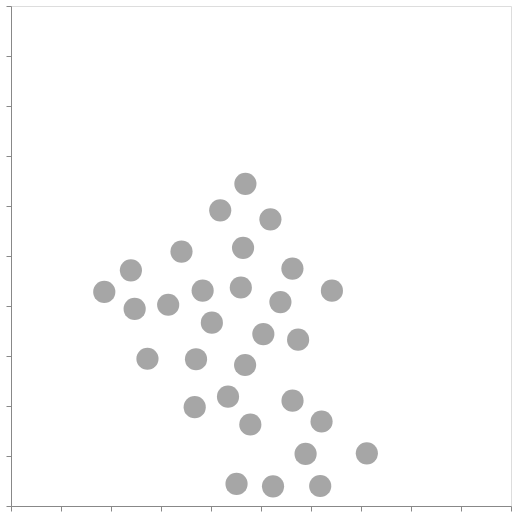

Notebook code for this chart:
### Code cell
# test run 

chart = create_plot(optimization_on=False)[0]
chart.show()
vegalite_to_vega(chart)

### Figure 1 — Vega-Lite specification as saved in the notebook (floating-point values rounded to 4 significant figures)
{"config": {"view": {"continuousWidth": 300, "continuousHeight": 300}}, "data": {"name": "data-ac0a867f4454a9643918cc206e2ea69b"}, "mark": {"type": "point", "color": "gray", "filled": true, "size": 490.9}, "encoding": {"x": {"axis": {"labels": false, "grid": false, "title": null}, "field": "column_0", "scale": {"domain": [0, 500]}, "type": "quantitative"}, "y": {"axis": {"labels": false, "grid": false, "title": null}, "field": "column_1", "scale": {"domain": [0, 500]}, "type": "quantitative"}}, "height": 500, "width": 500, "$schema": "https://vega.github.io/schema/vega-lite/v6.1.0.json", "datasets": {"data-ac0a867f4454a9643918cc206e2ea69b": [{"column_0": 200.9, "column_1": 183.3}, {"column_0": 234.1, "column_1": 141.0}, {"column_0": 252.3, "column_1": 171.9}, {"column_0": 185.0, "column_1": 146.8}, {"column_0": 157.2, "column_1": 201.2}, {"column_0": 229.8, "column_1": 218.5}, {"column_0": 191.6, "column_1": 215.4}, {"column_0": 183.7, "column_1": 98.83}, {"column_0": 239.3, "column_1": 81.47}, {"column_0": 281.5, "column_1": 105.3}, {"column_0": 287.1, "column_1": 166.3}, {"column_0": 232.1, "column_1": 258.1}, {"column_0": 281.4, "column_1": 237.4}, {"column_0": 269.4, "column_1": 203.9}, {"column_0": 294.6, "column_1": 52.12}, {"column_0": 262.0, "column_1": 19.68}, {"column_0": 119.9, "column_1": 235.7}, {"column_0": 123.7, "column_1": 197.1}, {"column_0": 136.5, "column_1": 147.2}, {"column_0": 93.27, "column_1": 214.1}, {"column_0": 310.6, "column_1": 84.49}, {"column_0": 309.2, "column_1": 20.04}, {"column_0": 355.8, "column_1": 52.69}, {"column_0": 225.5, "column_1": 22.11}, {"column_0": 320.9, "column_1": 215.3}, {"column_0": 259.4, "column_1": 286.7}, {"column_0": 209.2, "column_1": 295.7}, {"column_0": 234.4, "column_1": 322.2}, {"column_0": 170.5, "column_1": 254.4}, {"column_0": 217.0, "column_1": 109.3}]}}
